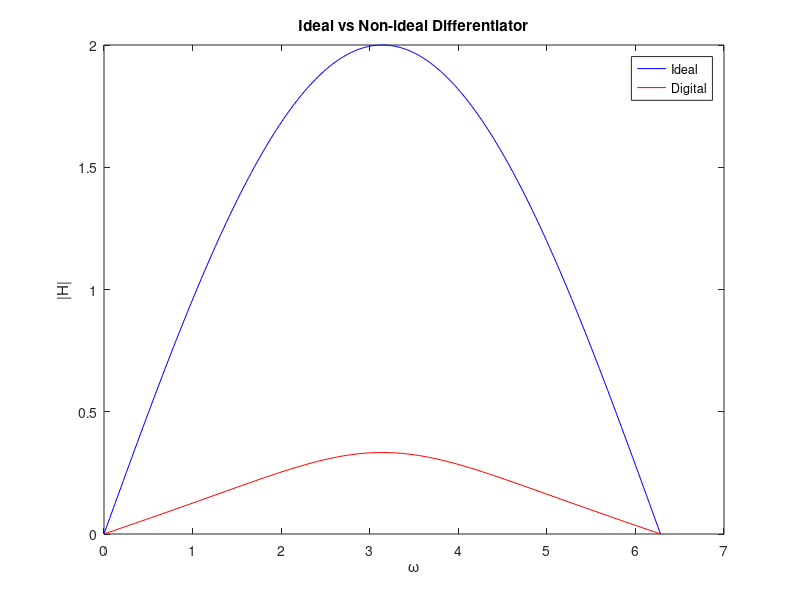

MATLAB code for this plot:
w = 0:pi/100:2*pi;
z = exp(j*w);
H_ideal = 1-z.^-1;
H = (1-z.^-1)./(1+7*z.^-1); 
% H = ((1-z.^-1)./(1+1/7*z.^-1));%.*((1+1/7*z.^-1)/(1+7*z.^-1));
plot(w,abs(H_ideal),'b');
hold on;
plot(w,abs(H),'r');
xlabel('\omega'); ylabel('|H|'); title('Ideal vs Non-ideal Differentiator');
legend('Ideal','Digital');
